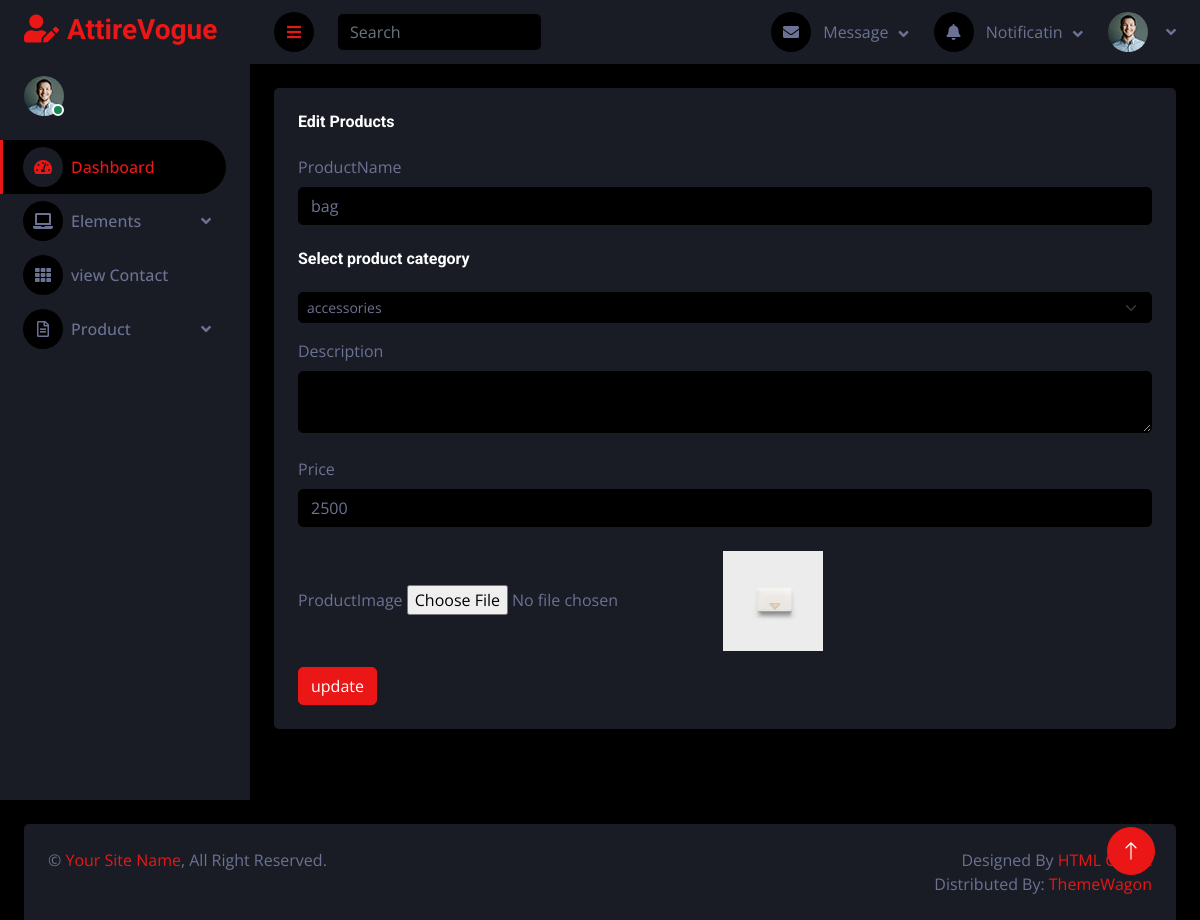
The page /laModa/edit_products/1/ on the database its author committed.
### laModa/models.py (models this page shows)
class product_db(models.Model):
    ProductName=models.CharField(max_length=100,null=True,blank=True)
    ProductCategory=models.CharField(max_length=100,null=True,blank=True)
    description=models.TextField(null=True,blank=True)
    Price=models.IntegerField(null=True,blank=True)
    ProductImage=models.ImageField(upload_to="ProductImage",null=True,blank=True)

### laModa/views.py (the view)
# urls.py: path('edit_products/<int:prod_id>/',views.edit_products,name="edit_products"),
def edit_products(request,prod_id):
    prod=product_db.objects.get(id=prod_id)
    cat=category_db.objects.all()
    return render(request,"edit_products.html",{'prod':prod,'cat':cat})

### laModa/templates/edit_products.html (shortened to what this page needs)
<!DOCTYPE html>
{% extends 'index.html' %}
{% block content %}
<html lang="en">
<head>
</head>
<body>
<div class="col-sm-12 col-xl-12">
                        <div class="bg-secondary rounded h-800 p-4">
                            <h6 class="mb-4">Edit Products</h6>
                            <form method="post" action="{% url 'update_products' prod_id=prod.id %}" enctype="multipart/form-data">
                                <div class="mb-3">
                                    <label for="exampleInputCategoryName" class="form-label">ProductName</label>
                                    <input type="text" class="form-control" id="exampleInputCategoryName" name="ProductName" value="{{prod.ProductName}}"><br>
                            <h6 class="mb-4">Select product category</h6>
                            <select class="form-select form-select-sm mb-3" aria-label=".form-select-sm example" name="ProductCategory" >
                                <option >{{prod.ProductCategory}}</option>
                            </select>
                                    <label for="exampleInputDescription" class="form-label">Description</label>
                                    <textarea  class="form-control" id="exampleInputDescription" name="description" value="{{prod.description}}"></textarea><br>
                                    <label for="exampleInputCategoryName" class="form-label">Price</label>
                                    <input type="number" class="form-control" id="exampleInputPrice" name="Price" value="{{prod.Price}}"><br>
                                    <label for="exampleInputFileupload" class="form-label" >ProductImage</label>
                                    <input type="file" name="ProductImage" id="exampleInputFileupload">
                                    <img src="{{prod.ProductImage.url}}" width="100px" height="100px">
                                </div>
                                <button type="submit" class="btn btn-primary">update</button>
                            </form>
                        </div>
                    </div>
</body>
</html>
{% endblock %}

### laModa/static/new_folder/css/style.css (style rules this page uses)
:root { --primary: #EB1616; --secondary: #191C24; --light: #6C7293; --dark: #000000; }
.btn { transition: .5s; }

### rows shown on the page
product_db: ProductName "bag", ProductCategory "accessories", Price "2500", ProductImage (picture)
